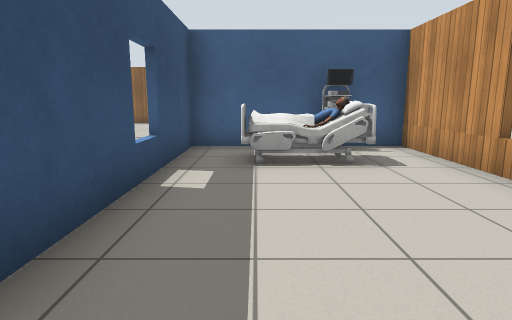
View 1 (above)

16 first-person views from a walk through a world built for the Gazebo simulator. The camera is 1 m above the floor, tilts 10° down and sees 75° across. Floor lines are 1 m apart. The floor is counted in squares, 1 m on a side. Each view is taken from the middle of a square. On the plan, view 1 faces up. The plan holds only what a view shows up to about 13 squares ahead; the rest is blank. Gazebo's built-in surfaces are drawn with simple patterns. Some stock models are drawn as simple stand-ins. Some surface patterns are stand-ins.

View 2
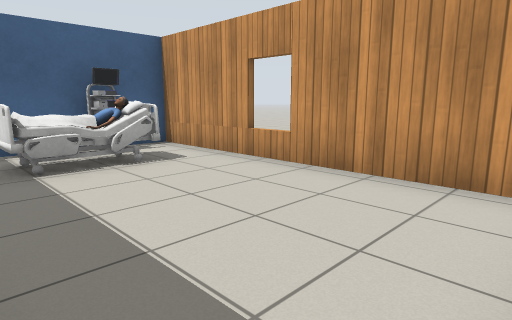

View 3
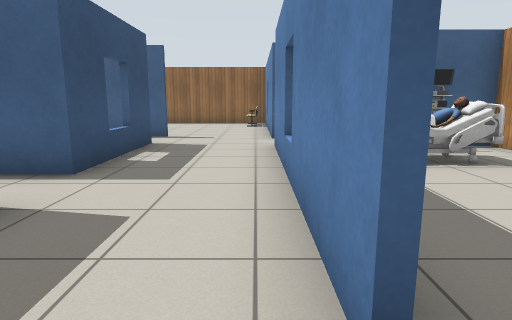

View 4
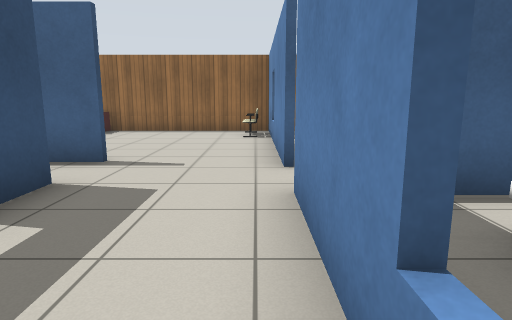

View 5
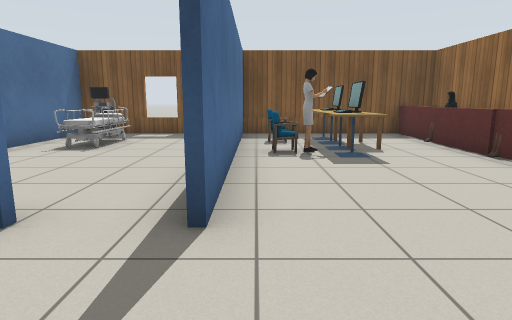

View 6
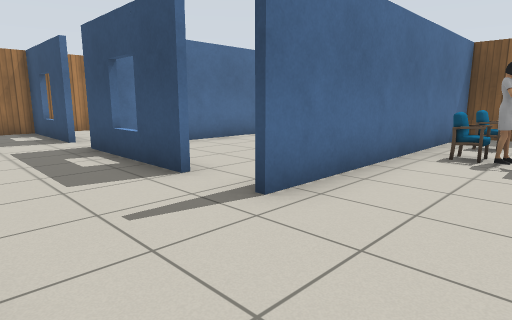

View 7
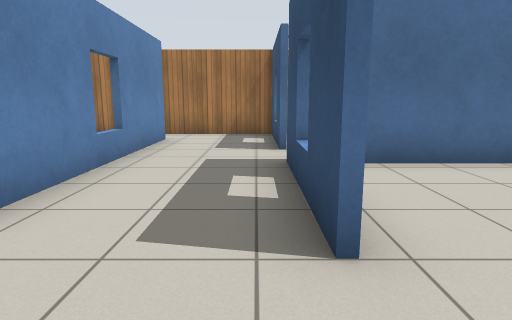

View 8
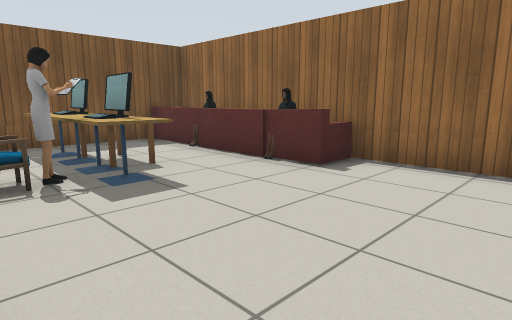

View 9
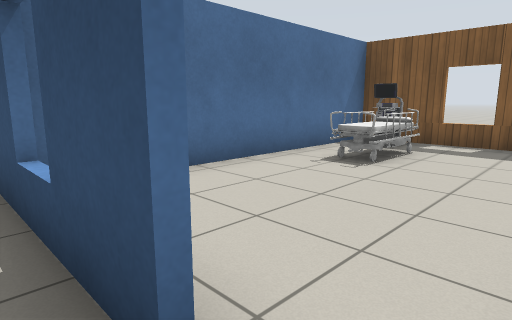

View 10
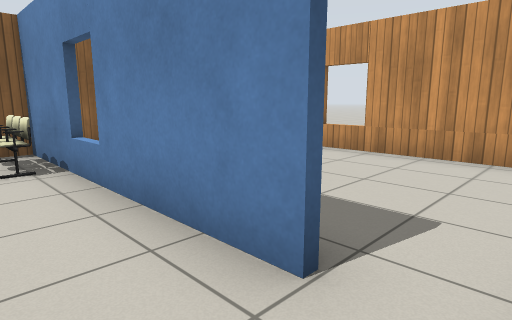

View 11
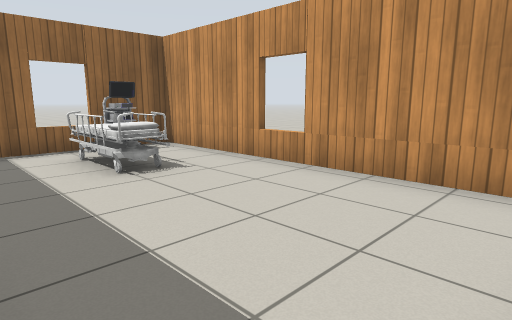

View 12
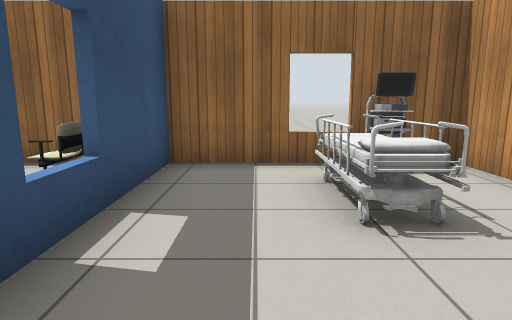

View 13
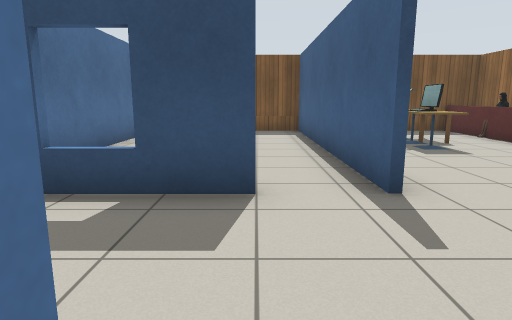

View 14
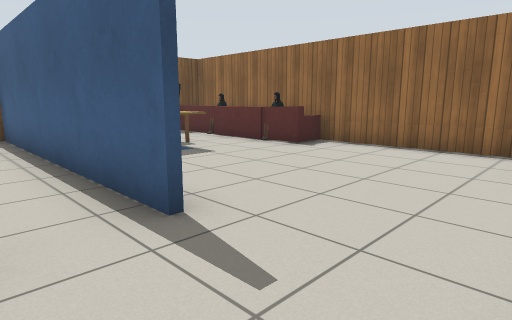

View 15
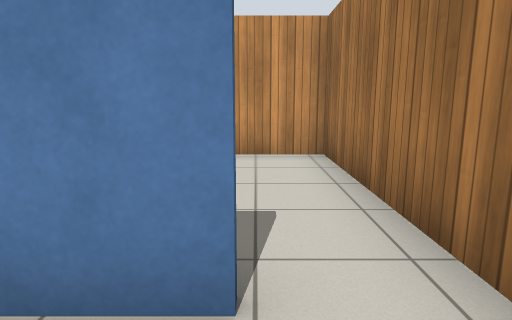

View 16
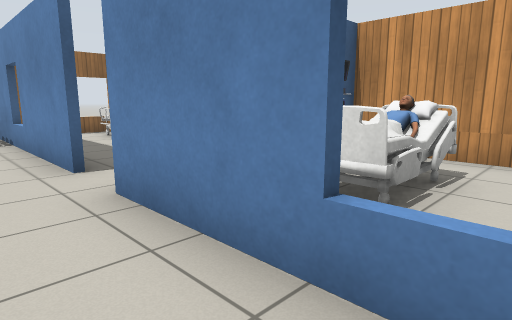

### Floor plan
Ten units are one square. View 1 is at (0, 0); x grows to the right and y downward. Boxes are objects, and circles mark ways between rooms. Rooms are numbered by the first view taken in them; rooms with no view inside come last. Other rooms are left out.
<svg viewBox="-140 -160 178 168">
<path fill="none" stroke="#000" d="M-16 3 33 3 33 -75 24 -75M5 -75 -14 -75 -14 -16M-45 -80 -45 -45M-16 -90 -16 -125M-125 -96 -45 -96M-16 -154 -95 -154M-45 -31 -45 3 -16 3M-124 -145 -124 -91M-16 -10 -16 -76M-14 -135 -14 -116M33 -85 33 -154 -16 -154M-124 -91 -124 -46 -48 -46M-45 -95 -125 -95"/>
<rect x="-5" y="-65" width="30" height="20" fill="#bbb"><title>bed</title></rect>
<rect x="5" y="-75" width="20" height="10" fill="#bbb"><title>cart</title></rect>
<rect x="-135" y="-155" width="30" height="10" fill="#bbb"><title>sofa</title></rect>
<rect x="-115" y="-125" width="10" height="10" fill="#bbb"><title>cafe table</title></rect>
<rect x="-105" y="-115" width="10" height="10" fill="#bbb"><title>chair</title></rect>
<rect x="-105" y="-125" width="10" height="10" fill="#bbb"><title>monitor</title></rect>
<rect x="-105" y="-155" width="10" height="10" fill="#bbb"><title>person</title></rect>
<rect x="-95" y="-115" width="10" height="10" fill="#bbb"><title>chair</title></rect>
<rect x="-95" y="-125" width="10" height="10" fill="#bbb"><title>desk</title></rect>
<rect x="-95" y="-155" width="10" height="10" fill="#bbb"><title>sofa</title></rect>
<rect x="-85" y="-115" width="10" height="10" fill="#bbb"><title>person</title></rect>
<rect x="-85" y="-125" width="10" height="10" fill="#bbb"><title>monitor</title></rect>
<rect x="-85" y="-155" width="10" height="10" fill="#bbb"><title>person</title></rect>
<rect x="-75" y="-155" width="10" height="10" fill="#bbb"><title>sofa</title></rect>
<rect x="-25" y="-155" width="10" height="30" fill="#bbb"><title>chair</title></rect>
<rect x="5" y="-145" width="10" height="20" fill="#bbb"><title>bed</title></rect>
<rect x="15" y="-155" width="10" height="10" fill="#bbb"><title>cart</title></rect>
<rect x="-125" y="-65" width="20" height="10" fill="#bbb"><title>cart</title></rect>
<rect x="-115" y="-75" width="30" height="20" fill="#bbb"><title>bed</title></rect>
<circle cx="-10" cy="-5" r="3" fill="#2a7"/>
<circle cx="-10" cy="-145" r="3" fill="#2a7"/>
<circle cx="-10" cy="-85" r="3" fill="#2a7"/>
<circle cx="-50" cy="-80" r="3" fill="#2a7"/>
<text x="10" y="-30">1</text>
<text x="-60" y="-100">2</text>
<text x="10" y="-120">3</text>
<text x="-90" y="-70">4</text>
</svg>
Room 1 opens to room 2. Room 2 opens to room 3. Room 2 opens to room 4.

Where each view was taken, in squares from view 1:
view 1: 0 up, 0 right, facing up
view 2: 0 up, 1 left, facing up-right
view 3: 0 up, 2 left, facing up
view 4: 4 up, 2 left, facing up
view 5: 10 up, 2 left, facing left
view 6: 12 up, 2 left, facing down-left
view 7: 10 up, 4 left, facing down
view 8: 10 up, 4 left, facing up-left
view 9: 9 up, 4 left, facing down-left
view 10: 8 up, 3 left, facing up-right
view 11: 8 up, 1 left, facing up-right
view 12: 10 up, 0 right, facing up
view 13: 8 up, 1 left, facing left
view 14: 8 up, 2 left, facing up-left
view 15: 1 up, 3 left, facing right
view 16: 4 up, 3 left, facing up-right
